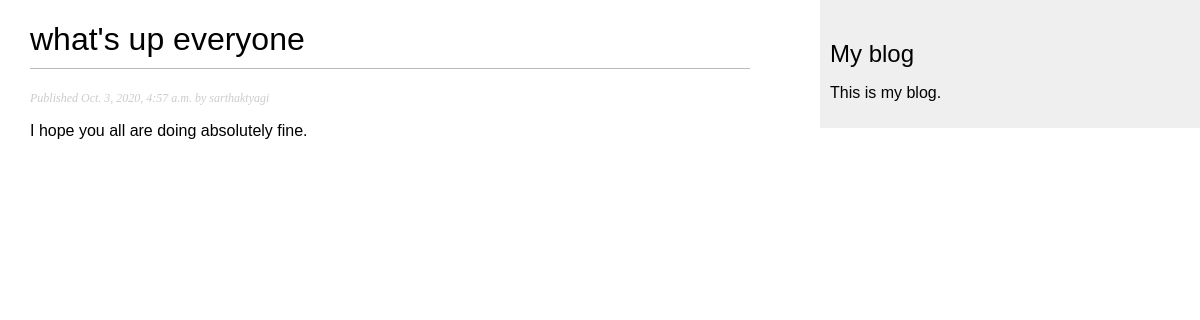
The page /blog/2020/10/3/whats-up-everyone/ on the database its author committed.
### blog_app/models.py (models this page shows, shortened)
class Post(models.Model):
    STATUS_CHOICES = (
        ('draft', 'Draft'),
        ('published', 'Published'),
    )
    title = models.CharField(max_length=250)
    slug = models.SlugField(max_length=250,
                            unique_for_date='publish')
    author = models.ForeignKey(User, on_delete = models.CASCADE, related_name='blog_posts')
    body = models.TextField()
    publish = models.DateTimeField(default=timezone.now)
    created = models.DateTimeField(auto_now_add = True)
    updated = models.DateTimeField(auto_now=True)
    status = models.CharField(max_length = 10, choices=STATUS_CHOICES, default='draft')
    objects = models.Manager() # The default manager
    published = PublishedManager() # Our custom manager
    class Meta:
        ordering = ('-publish',)

### blog_app/views.py (the view)
def post_detail(request, year, month, day, post):
    post = get_object_or_404(Post, slug=post,
                             status='published',
                             publish__year=year,
                             publish__month=month,
                             publish__day=day)
    return render(request, 'blog_app/post/detail.html', {'post': post})

### blog_app/templates/blog_app/post/detail.html (shortened to what this page needs)
{% extends "blog_app/base.html" %}
{% block content %}
<h1>{{ post.title }}</h1>
<p class="date">
    Published {{ post.publish }} by {{ post.author }}
</p>
{{ post.body|linebreaks }}
{% endblock %}

### blog_app/static/css/blog.css (style rules this page uses)
body { margin:0; padding:0; font-family:helvetica, sans-serif; }
h1 { font-weight:normal; border-bottom:1px solid #bbb; padding:0 0 10px 0; }
p.date { color:#ccc; font-family: georgia, serif; font-size: 12px; font-style: italic; }

### rows shown on the page
Post: title "what's up everyone", publish "Oct. 3, 2020, 4:57 a.m.", author "sarthaktyagi", body "I hope you all are doing absolutely fine."
